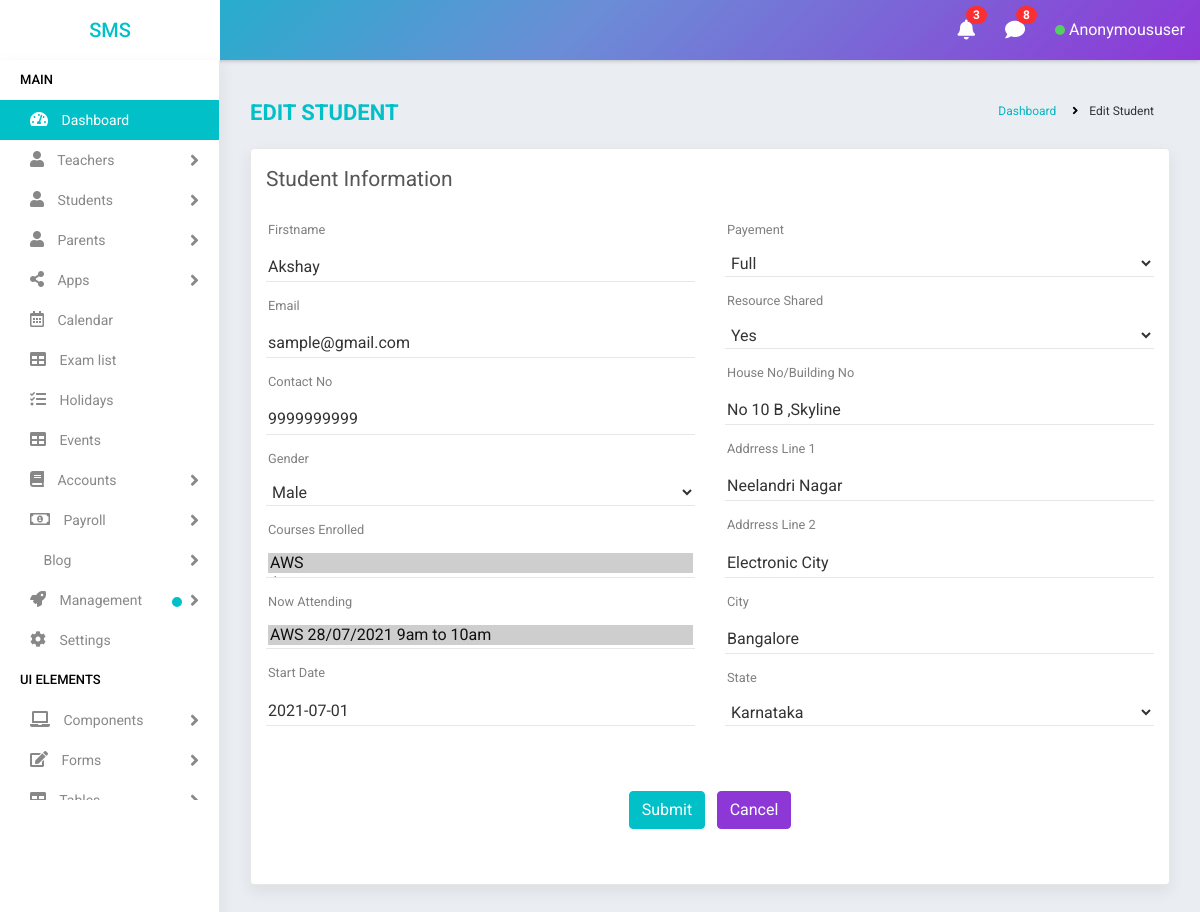
Screenshot of /student/1/ with the database file from the repository.
### data/models.py (models this page shows, shortened)
class Student(models.Model):
    state = (
    ('Andhra Pradesh','Andhra Pradesh'),
    ('Arunachal Pradesh','Arunachal Pradesh'),
    ('Assam','Assam'),
    ('Bihar','Bihar'),
    ('Chhattisgarh','Chattisgarh'),
    ('Goa','Goa'),
    ('Gujarat','Gujarat'),
    ('Haryana','Haryana'),
    ('Himachal Pradesh','Himachal Pradesh'),
    ('Jharkhand','Jharkhand'),
    ('Karnataka','Karnataka'),
    ('Kerala','Kerala'),
    ('Madhya Pradesh','Madhya Pradesh'),
    ('Maharashtra','Maharashtra'),
    ('Manipur','Manipur'),
    ('Meghalaya','Meghalaya'),
    ('Mizoram','Mizoram'),
    ('Nagaland','Nagaland'),
    ('Odisha','Odisha'),
    ('Rajasthan','Rajasthan'),
    ('Sikkim','Sikkim'),
    ('Tamil Nadu','Tamil Nadu'),
    ('Telangana','Telangana'),
    ('Tripura','Tripura'),
    ('Uttar Pradesh','Uttar Pradesh'),
    ('Uttarakhand','Uttarakhand'),
    ('West Bengal','West Bengal')
)
    name = models.CharField(max_length=100)
    mobile = models.CharField(max_length=10)
    email = models.EmailField(max_length=200)
    sex = models.CharField(max_length=10,null=True,choices=(('Male','Male'),('Female','Female')))
    house = models.CharField(max_length=100,null=True)
    street =models.CharField(max_length=100,null=True)
    street2 =models.CharField(max_length=100,null=True)
    city = models.CharField(max_length=100,null=True)
    state = models.CharField(max_length=100,null=True,choices=state)
    course_enrolled = models.ManyToManyField(Course,related_name='course_enrolled')
    now_attending = models.ManyToManyField(Batch,related_name='now_attending')
    start_date = models.DateField(null=True)
    shared = models.BooleanField(default=False,choices=((True, 'Yes'), (False, 'No')))
    payment = models.CharField(max_length=10,choices=(('Full','Full'),('Half','Half')),default='Half')

### data/views.py (the view, shortened to what this page needs)
# urls.py: path('student/<str:id>/',StudentEditView.as_view(),name='student_edit'),
class StudentEditView(View):
    def get(self,request,id):
        student = Student.objects.get(id=id)
        form = StudentForm(instance=student)
        return render(request,'data/edit_student.html',{'form':form})

### data/forms.py
class StudentForm(ModelForm):
    class Meta:
        model = Student
        fields ='__all__'

### data/models.py (called while the page is built)
    def __str__(self):
        return self.name

    def __str__(self):
        return "%s %s %s" % (self.subject, self.start_date.strftime('%d/%m/%Y'), self.timings)

### templates/data/edit_student.html (shortened to what this page needs)
{% extends 'data/main.html' %}
{% load static %}
    {% block content %}
    <div class="main-wrapper">
        {% include 'data/topbar.html' %}
        {% include 'data/sidebar.html' %}
<div class="page-wrapper">
    <div class="content container-fluid">
       <div class="page-header">
          <div class="row">
             <div class="col-lg-7 col-md-12 col-sm-12 col-12">
                <h5 class="text-uppercase">Edit Student</h5>
             </div>
             <div class="col-lg-5 col-md-12 col-sm-12 col-12">
                <ul class="list-inline breadcrumb float-right">
                   <li class="list-inline-item"><a href="{% url 'students' %}">Dashboard</a></li>
                   <li class="list-inline-item"> Edit Student</li>
                </ul>
             </div>
          </div>
       </div>
       <div class="page-content">
          <div class="row">
             <div class="col-lg-12 col-md-12 col-sm-12 col-12">
                <div class="card">
                   <div class="page-title">
                      <div class="row">
                         <div class="col-lg-12 col-md-12 col-sm-12 col-12">
                            <div class="page-title">Student information</div>
                         </div>
                      </div>
                   </div>
                   <div class="card-body">
                      <div class="row">
                         <div class="col-lg-6 col-md-6 col-sm-6 col-12">
                            <form class="custom-mt-form" method="post" action>
                               <div class="form-group custom-mt-form-group">
                                  {{form.name}}
                                  <label class="control-label">Firstname</label><i class="bar"></i>
                               </div>
                               <div class="form-group custom-mt-form-group">
                                  {{form.email}}
                                  <label class="control-label">Email</label><i class="bar"></i>
                               </div>
                               <div class="form-group custom-mt-form-group">
                                  {{form.mobile}}
                                  <label class="control-label">Contact No</label><i class="bar"></i>
                               </div>
                               <div class="form-group custom-mt-form-group">
                                  {{form.sex}}
                                  <label class="control-label">Gender</label><i class="bar"></i>
                               </div>
                               <div class="form-group custom-mt-form-group">
                                     {{form.course_enrolled}}
                                  <label class="control-label">Courses Enrolled</label><i class="bar"></i>
                               </div>
                               <div class="form-group custom-mt-form-group">
                                 {{form.now_attending}}
                                  <label class="control-label">Now Attending</label><i class="bar"></i>
                               </div>
                               <div class="form-group custom-mt-form-group">
                                 {{form.start_date}}
                                  <label class="control-label">Start Date</label><i class="bar"></i>
                               </div>
                         </div>
                         <div class="col-lg-6 col-md-6 col-sm-6 col-12">
                              <div class="form-group custom-mt-form-group">
                                 {{form.payment}}
                                 <label class="control-label">Payement</label><i class="bar"></i>
                              </div>
                               <div class="form-group custom-mt-form-group">
                                 {{form.shared}}
                                  <label class="control-label">Resource Shared</label><i class="bar"></i>
                               </div>
                               <div class="form-group custom-mt-form-group">
                                 {{form.house}}
                                  <label class="control-label">House No/Building No</label><i class="bar"></i>
                               </div>
                               <div class="form-group custom-mt-form-group">
                                  {{form.street}}
                                  <label class="control-label">Addrress Line 1</label><i class="bar"></i>
                               </div>
                               <div class="form-group custom-mt-form-group">
                                  {{form.street2}}
                                  <label class="control-label">Addrress Line 2</label><i class="bar"></i>
                               </div>
                               <div class="form-group custom-mt-form-group">
                                  {{form.city}}
                                  <label class="control-label">City</label><i class="bar"></i>
                               </div>
                               <div class="form-group custom-mt-form-group">
                                  {{form.state}}
                                  <label class="control-label">State</label><i class="bar"></i>
                               </div>
                         </div>
                         <div class="col-lg-12 col-md-12 col-sm-12 col-12">
                               <div class="form-group text-center custom-mt-form-group">
                                  <button class="btn btn-primary mr-2" type="submit">Submit</button>
                                  <a class="btn btn-secondary" href="{% url 'students' %}">Cancel</a>
                               </div>
                         </div>
                      </div>
                   </div>
                </div>
             </div>
          </div>
       </div>
    </div>
    {% endblock %}

### rows the page displays
Student: name "Akshay", email "sample@gmail.com", mobile "9999999999", sex "Male", start_date "2021-07-01", payment "Full", shared "Yes", house "No 10 B ,Skyline", street "Neelandri Nagar", street2 "Electronic City", city "Bangalore", state "Karnataka"

### other values shown
{{ request.user|title }} "Anonymoususer"
